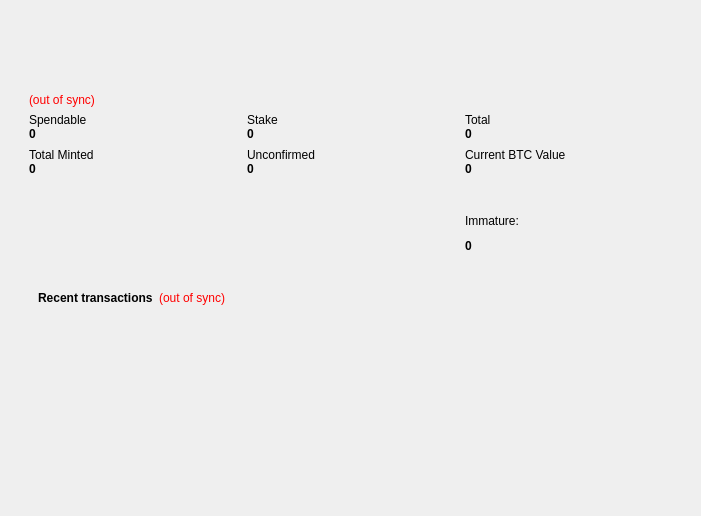
<?xml version="1.0" encoding="UTF-8"?>
<ui version="4.0">
 <class>OverviewPage</class>
 <widget class="QWidget" name="OverviewPage">
  <property name="geometry">
   <rect>
    <x>0</x>
    <y>0</y>
    <width>701</width>
    <height>516</height>
   </rect>
  </property>
  <property name="windowTitle">
   <string>Form</string>
  </property>
  <property name="styleSheet">
   <string notr="true">QWidget#OverviewPage{
background-color:qlineargradient(spread:pad, x1:0, y1:0, x2:.04, y2:0, stop:0 rgba(225, 225, 225, 255), stop:1 rgba(250, 250, 250, 250))
}</string>
  </property>
  <layout class="QVBoxLayout" name="verticalLayout_7" stretch="0">
   <property name="leftMargin">
    <number>0</number>
   </property>
   <property name="rightMargin">
    <number>9</number>
   </property>
   <item>
    <layout class="QHBoxLayout" name="horizontalLayout_3">
     <property name="spacing">
      <number>0</number>
     </property>
     <property name="bottomMargin">
      <number>0</number>
     </property>
     <item>
      <spacer name="horizontalSpacer_3">
       <property name="orientation">
        <enum>Qt::Horizontal</enum>
       </property>
       <property name="sizeType">
        <enum>QSizePolicy::Fixed</enum>
       </property>
       <property name="sizeHint" stdset="0">
        <size>
         <width>20</width>
         <height>0</height>
        </size>
       </property>
      </spacer>
     </item>
     <item>
      <layout class="QVBoxLayout" name="verticalLayout_2">
       <item>
        <widget class="QFrame" name="frame">
         <property name="styleSheet">
          <string notr="true"/>
         </property>
         <property name="frameShape">
          <enum>QFrame::NoFrame</enum>
         </property>
         <property name="frameShadow">
          <enum>QFrame::Plain</enum>
         </property>
         <layout class="QVBoxLayout" name="verticalLayout_4">
          <property name="spacing">
           <number>0</number>
          </property>
          <property name="leftMargin">
           <number>0</number>
          </property>
          <property name="topMargin">
           <number>0</number>
          </property>
          <property name="rightMargin">
           <number>0</number>
          </property>
          <property name="bottomMargin">
           <number>0</number>
          </property>
          <item>
           <widget class="QFrame" name="frame_4">
            <property name="frameShape">
             <enum>QFrame::NoFrame</enum>
            </property>
            <property name="frameShadow">
             <enum>QFrame::Plain</enum>
            </property>
            <layout class="QVBoxLayout" name="verticalLayout_6">
             <item>
              <layout class="QHBoxLayout" name="horizontalLayout">
               <property name="spacing">
                <number>0</number>
               </property>
               <property name="sizeConstraint">
                <enum>QLayout::SetDefaultConstraint</enum>
               </property>
               <property name="bottomMargin">
                <number>12</number>
               </property>
               <item>
                <spacer name="horizontalSpacer_2">
                 <property name="orientation">
                  <enum>Qt::Horizontal</enum>
                 </property>
                 <property name="sizeHint" stdset="0">
                  <size>
                   <width>40</width>
                   <height>20</height>
                  </size>
                 </property>
                </spacer>
               </item>
               <item>
                <widget class="QLabel" name="labMyWallet">
                 <property name="maximumSize">
                  <size>
                   <width>280</width>
                   <height>64</height>
                  </size>
                 </property>
                 <property name="font">
                  <font>
                   <pointsize>36</pointsize>
                  </font>
                 </property>
                 <property name="layoutDirection">
                  <enum>Qt::LeftToRight</enum>
                 </property>
                 <property name="autoFillBackground">
                  <bool>false</bool>
                 </property>
                 <property name="frameShape">
                  <enum>QFrame::NoFrame</enum>
                 </property>
                 <property name="frameShadow">
                  <enum>QFrame::Plain</enum>
                 </property>
                 <property name="midLineWidth">
                  <number>1</number>
                 </property>
                 <property name="text">
                  <string/>
                 </property>
                 <property name="pixmap">
                  <pixmap resource="../bitcoin.qrc">:/images/pinkcoin_full</pixmap>
                 </property>
                 <property name="scaledContents">
                  <bool>true</bool>
                 </property>
                 <property name="margin">
                  <number>3</number>
                 </property>
                </widget>
               </item>
              </layout>
             </item>
             <item>
              <widget class="QLabel" name="labelWalletStatus">
               <property name="minimumSize">
                <size>
                 <width>0</width>
                 <height>0</height>
                </size>
               </property>
               <property name="baseSize">
                <size>
                 <width>0</width>
                 <height>0</height>
                </size>
               </property>
               <property name="toolTip">
                <string>The displayed information may be out of date. Your wallet automatically synchronizes with the BitBay network after a connection is established, but this process has not completed yet.</string>
               </property>
               <property name="layoutDirection">
                <enum>Qt::LeftToRight</enum>
               </property>
               <property name="styleSheet">
                <string notr="true">QLabel { color: red; }</string>
               </property>
               <property name="text">
                <string notr="true">(out of sync)</string>
               </property>
               <property name="alignment">
                <set>Qt::AlignLeading|Qt::AlignLeft|Qt::AlignVCenter</set>
               </property>
               <property name="margin">
                <number>0</number>
               </property>
               <property name="indent">
                <number>-1</number>
               </property>
              </widget>
             </item>
             <item>
              <layout class="QGridLayout" name="gridLayout">
               <property name="spacing">
                <number>0</number>
               </property>
               <item row="6" column="2">
                <widget class="QLabel" name="labelBtcValueText">
                 <property name="text">
                  <string>Current BTC Value</string>
                 </property>
                </widget>
               </item>
               <item row="11" column="0">
                <spacer name="verticalSpacer_7">
                 <property name="orientation">
                  <enum>Qt::Vertical</enum>
                 </property>
                 <property name="sizeHint" stdset="0">
                  <size>
                   <width>20</width>
                   <height>10</height>
                  </size>
                 </property>
                </spacer>
               </item>
               <item row="5" column="0">
                <spacer name="verticalSpacer_5">
                 <property name="orientation">
                  <enum>Qt::Vertical</enum>
                 </property>
                 <property name="sizeHint" stdset="0">
                  <size>
                   <width>20</width>
                   <height>10</height>
                  </size>
                 </property>
                </spacer>
               </item>
               <item row="15" column="0">
                <spacer name="verticalSpacer_8">
                 <property name="orientation">
                  <enum>Qt::Vertical</enum>
                 </property>
                 <property name="sizeHint" stdset="0">
                  <size>
                   <width>20</width>
                   <height>10</height>
                  </size>
                 </property>
                </spacer>
               </item>
               <item row="0" column="0">
                <widget class="QLabel" name="label">
                 <property name="text">
                  <string>Spendable</string>
                 </property>
                </widget>
               </item>
               <item row="6" column="0">
                <widget class="QLabel" name="labelTotalMintedText">
                 <property name="text">
                  <string>Total Minted</string>
                 </property>
                </widget>
               </item>
               <item row="0" column="1">
                <widget class="QLabel" name="label_6">
                 <property name="palette">
                  <palette>
                   <active>
                    <colorrole role="WindowText">
                     <brush brushstyle="SolidPattern">
                      <color alpha="255">
                       <red>0</red>
                       <green>0</green>
                       <blue>0</blue>
                      </color>
                     </brush>
                    </colorrole>
                   </active>
                   <inactive>
                    <colorrole role="WindowText">
                     <brush brushstyle="SolidPattern">
                      <color alpha="255">
                       <red>0</red>
                       <green>0</green>
                       <blue>0</blue>
                      </color>
                     </brush>
                    </colorrole>
                   </inactive>
                   <disabled>
                    <colorrole role="WindowText">
                     <brush brushstyle="SolidPattern">
                      <color alpha="255">
                       <red>120</red>
                       <green>120</green>
                       <blue>120</blue>
                      </color>
                     </brush>
                    </colorrole>
                   </disabled>
                  </palette>
                 </property>
                 <property name="text">
                  <string>Stake</string>
                 </property>
                </widget>
               </item>
               <item row="21" column="0">
                <spacer name="verticalSpacer_10">
                 <property name="orientation">
                  <enum>Qt::Vertical</enum>
                 </property>
                 <property name="sizeHint" stdset="0">
                  <size>
                   <width>20</width>
                   <height>10</height>
                  </size>
                 </property>
                </spacer>
               </item>
               <item row="0" column="2">
                <widget class="QLabel" name="labelTotalText">
                 <property name="palette">
                  <palette>
                   <active>
                    <colorrole role="WindowText">
                     <brush brushstyle="SolidPattern">
                      <color alpha="255">
                       <red>0</red>
                       <green>0</green>
                       <blue>0</blue>
                      </color>
                     </brush>
                    </colorrole>
                   </active>
                   <inactive>
                    <colorrole role="WindowText">
                     <brush brushstyle="SolidPattern">
                      <color alpha="255">
                       <red>0</red>
                       <green>0</green>
                       <blue>0</blue>
                      </color>
                     </brush>
                    </colorrole>
                   </inactive>
                   <disabled>
                    <colorrole role="WindowText">
                     <brush brushstyle="SolidPattern">
                      <color alpha="255">
                       <red>120</red>
                       <green>120</green>
                       <blue>120</blue>
                      </color>
                     </brush>
                    </colorrole>
                   </disabled>
                  </palette>
                 </property>
                 <property name="text">
                  <string>Total</string>
                 </property>
                </widget>
               </item>
               <item row="18" column="0">
                <spacer name="verticalSpacer_9">
                 <property name="orientation">
                  <enum>Qt::Vertical</enum>
                 </property>
                 <property name="sizeHint" stdset="0">
                  <size>
                   <width>20</width>
                   <height>10</height>
                  </size>
                 </property>
                </spacer>
               </item>
               <item row="4" column="0">
                <widget class="QLabel" name="labelBalance">
                 <property name="font">
                  <font>
                   <weight>75</weight>
                   <bold>true</bold>
                  </font>
                 </property>
                 <property name="cursor">
                  <cursorShape>IBeamCursor</cursorShape>
                 </property>
                 <property name="toolTip">
                  <string>Your current spendable balance</string>
                 </property>
                 <property name="styleSheet">
                  <string notr="true">top: -5px;</string>
                 </property>
                 <property name="text">
                  <string notr="true">0</string>
                 </property>
                 <property name="textInteractionFlags">
                  <set>Qt::LinksAccessibleByMouse|Qt::TextSelectableByKeyboard|Qt::TextSelectableByMouse</set>
                 </property>
                </widget>
               </item>
               <item row="25" column="0">
                <spacer name="verticalSpacer_4">
                 <property name="orientation">
                  <enum>Qt::Vertical</enum>
                 </property>
                 <property name="sizeHint" stdset="0">
                  <size>
                   <width>20</width>
                   <height>40</height>
                  </size>
                 </property>
                </spacer>
               </item>
               <item row="7" column="2">
                <widget class="QLabel" name="labelBtcValue">
                 <property name="font">
                  <font>
                   <weight>75</weight>
                   <bold>true</bold>
                  </font>
                 </property>
                 <property name="text">
                  <string>0</string>
                 </property>
                </widget>
               </item>
               <item row="7" column="0">
                <widget class="QLabel" name="labelTotalMinted">
                 <property name="font">
                  <font>
                   <weight>75</weight>
                   <bold>true</bold>
                  </font>
                 </property>
                 <property name="text">
                  <string>0</string>
                 </property>
                </widget>
               </item>
               <item row="26" column="2">
                <widget class="QLabel" name="labelImmature">
                 <property name="font">
                  <font>
                   <weight>75</weight>
                   <bold>true</bold>
                  </font>
                 </property>
                 <property name="text">
                  <string>0</string>
                 </property>
                </widget>
               </item>
               <item row="25" column="2">
                <widget class="QLabel" name="labelImmatureText">
                 <property name="palette">
                  <palette>
                   <active>
                    <colorrole role="WindowText">
                     <brush brushstyle="SolidPattern">
                      <color alpha="255">
                       <red>0</red>
                       <green>0</green>
                       <blue>0</blue>
                      </color>
                     </brush>
                    </colorrole>
                    <colorrole role="Text">
                     <brush brushstyle="SolidPattern">
                      <color alpha="255">
                       <red>0</red>
                       <green>0</green>
                       <blue>0</blue>
                      </color>
                     </brush>
                    </colorrole>
                   </active>
                   <inactive>
                    <colorrole role="WindowText">
                     <brush brushstyle="SolidPattern">
                      <color alpha="255">
                       <red>0</red>
                       <green>0</green>
                       <blue>0</blue>
                      </color>
                     </brush>
                    </colorrole>
                    <colorrole role="Text">
                     <brush brushstyle="SolidPattern">
                      <color alpha="255">
                       <red>0</red>
                       <green>0</green>
                       <blue>0</blue>
                      </color>
                     </brush>
                    </colorrole>
                   </inactive>
                   <disabled>
                    <colorrole role="WindowText">
                     <brush brushstyle="SolidPattern">
                      <color alpha="255">
                       <red>120</red>
                       <green>120</green>
                       <blue>120</blue>
                      </color>
                     </brush>
                    </colorrole>
                    <colorrole role="Text">
                     <brush brushstyle="SolidPattern">
                      <color alpha="255">
                       <red>120</red>
                       <green>120</green>
                       <blue>120</blue>
                      </color>
                     </brush>
                    </colorrole>
                   </disabled>
                  </palette>
                 </property>
                 <property name="text">
                  <string>Immature:</string>
                 </property>
                </widget>
               </item>
               <item row="4" column="1">
                <widget class="QLabel" name="labelStake">
                 <property name="palette">
                  <palette>
                   <active>
                    <colorrole role="WindowText">
                     <brush brushstyle="SolidPattern">
                      <color alpha="255">
                       <red>0</red>
                       <green>0</green>
                       <blue>0</blue>
                      </color>
                     </brush>
                    </colorrole>
                   </active>
                   <inactive>
                    <colorrole role="WindowText">
                     <brush brushstyle="SolidPattern">
                      <color alpha="255">
                       <red>0</red>
                       <green>0</green>
                       <blue>0</blue>
                      </color>
                     </brush>
                    </colorrole>
                   </inactive>
                   <disabled>
                    <colorrole role="WindowText">
                     <brush brushstyle="SolidPattern">
                      <color alpha="255">
                       <red>120</red>
                       <green>120</green>
                       <blue>120</blue>
                      </color>
                     </brush>
                    </colorrole>
                   </disabled>
                  </palette>
                 </property>
                 <property name="font">
                  <font>
                   <weight>75</weight>
                   <bold>true</bold>
                  </font>
                 </property>
                 <property name="cursor">
                  <cursorShape>IBeamCursor</cursorShape>
                 </property>
                 <property name="toolTip">
                  <string>Total of coins that was staked, and do not yet count toward the current balance</string>
                 </property>
                 <property name="text">
                  <string notr="true">0</string>
                 </property>
                 <property name="textInteractionFlags">
                  <set>Qt::LinksAccessibleByMouse|Qt::TextSelectableByKeyboard|Qt::TextSelectableByMouse</set>
                 </property>
                </widget>
               </item>
               <item row="4" column="2">
                <widget class="QLabel" name="labelTotal">
                 <property name="palette">
                  <palette>
                   <active>
                    <colorrole role="WindowText">
                     <brush brushstyle="SolidPattern">
                      <color alpha="255">
                       <red>0</red>
                       <green>0</green>
                       <blue>0</blue>
                      </color>
                     </brush>
                    </colorrole>
                   </active>
                   <inactive>
                    <colorrole role="WindowText">
                     <brush brushstyle="SolidPattern">
                      <color alpha="255">
                       <red>0</red>
                       <green>0</green>
                       <blue>0</blue>
                      </color>
                     </brush>
                    </colorrole>
                   </inactive>
                   <disabled>
                    <colorrole role="WindowText">
                     <brush brushstyle="SolidPattern">
                      <color alpha="255">
                       <red>120</red>
                       <green>120</green>
                       <blue>120</blue>
                      </color>
                     </brush>
                    </colorrole>
                   </disabled>
                  </palette>
                 </property>
                 <property name="font">
                  <font>
                   <weight>75</weight>
                   <bold>true</bold>
                  </font>
                 </property>
                 <property name="cursor">
                  <cursorShape>IBeamCursor</cursorShape>
                 </property>
                 <property name="toolTip">
                  <string>Your current total balance</string>
                 </property>
                 <property name="text">
                  <string notr="true">0</string>
                 </property>
                 <property name="textInteractionFlags">
                  <set>Qt::LinksAccessibleByMouse|Qt::TextSelectableByKeyboard|Qt::TextSelectableByMouse</set>
                 </property>
                </widget>
               </item>
               <item row="6" column="1">
                <widget class="QLabel" name="label_3">
                 <property name="palette">
                  <palette>
                   <active>
                    <colorrole role="WindowText">
                     <brush brushstyle="SolidPattern">
                      <color alpha="255">
                       <red>0</red>
                       <green>0</green>
                       <blue>0</blue>
                      </color>
                     </brush>
                    </colorrole>
                   </active>
                   <inactive>
                    <colorrole role="WindowText">
                     <brush brushstyle="SolidPattern">
                      <color alpha="255">
                       <red>0</red>
                       <green>0</green>
                       <blue>0</blue>
                      </color>
                     </brush>
                    </colorrole>
                   </inactive>
                   <disabled>
                    <colorrole role="WindowText">
                     <brush brushstyle="SolidPattern">
                      <color alpha="255">
                       <red>120</red>
                       <green>120</green>
                       <blue>120</blue>
                      </color>
                     </brush>
                    </colorrole>
                   </disabled>
                  </palette>
                 </property>
                 <property name="text">
                  <string>&lt;html&gt;&lt;head/&gt;&lt;body&gt;&lt;p&gt;Unconfirmed&lt;/p&gt;&lt;/body&gt;&lt;/html&gt;</string>
                 </property>
                </widget>
               </item>
               <item row="7" column="1">
                <widget class="QLabel" name="labelUnconfirmed">
                 <property name="palette">
                  <palette>
                   <active>
                    <colorrole role="WindowText">
                     <brush brushstyle="SolidPattern">
                      <color alpha="255">
                       <red>0</red>
                       <green>0</green>
                       <blue>0</blue>
                      </color>
                     </brush>
                    </colorrole>
                   </active>
                   <inactive>
                    <colorrole role="WindowText">
                     <brush brushstyle="SolidPattern">
                      <color alpha="255">
                       <red>0</red>
                       <green>0</green>
                       <blue>0</blue>
                      </color>
                     </brush>
                    </colorrole>
                   </inactive>
                   <disabled>
                    <colorrole role="WindowText">
                     <brush brushstyle="SolidPattern">
                      <color alpha="255">
                       <red>120</red>
                       <green>120</green>
                       <blue>120</blue>
                      </color>
                     </brush>
                    </colorrole>
                   </disabled>
                  </palette>
                 </property>
                 <property name="font">
                  <font>
                   <weight>75</weight>
                   <bold>true</bold>
                  </font>
                 </property>
                 <property name="cursor">
                  <cursorShape>IBeamCursor</cursorShape>
                 </property>
                 <property name="toolTip">
                  <string>Total of transactions that have yet to be confirmed, and do not yet count toward the current balance</string>
                 </property>
                 <property name="layoutDirection">
                  <enum>Qt::LeftToRight</enum>
                 </property>
                 <property name="text">
                  <string notr="true">0</string>
                 </property>
                 <property name="alignment">
                  <set>Qt::AlignLeading|Qt::AlignLeft|Qt::AlignVCenter</set>
                 </property>
                 <property name="textInteractionFlags">
                  <set>Qt::LinksAccessibleByMouse|Qt::TextSelectableByKeyboard|Qt::TextSelectableByMouse</set>
                 </property>
                </widget>
               </item>
              </layout>
             </item>
             <item>
              <widget class="QLabel" name="labelInfoPlatform">
               <property name="text">
                <string/>
               </property>
              </widget>
             </item>
             <item>
              <layout class="QVBoxLayout" name="verticalLayout_3">
               <item>
                <widget class="QFrame" name="frame_2">
                 <property name="minimumSize">
                  <size>
                   <width>350</width>
                   <height>0</height>
                  </size>
                 </property>
                 <property name="styleSheet">
                  <string notr="true"/>
                 </property>
                 <property name="frameShape">
                  <enum>QFrame::NoFrame</enum>
                 </property>
                 <property name="frameShadow">
                  <enum>QFrame::Plain</enum>
                 </property>
                 <layout class="QVBoxLayout" name="verticalLayout">
                  <property name="spacing">
                   <number>0</number>
                  </property>
                  <property name="leftMargin">
                   <number>0</number>
                  </property>
                  <property name="topMargin">
                   <number>0</number>
                  </property>
                  <property name="rightMargin">
                   <number>0</number>
                  </property>
                  <property name="bottomMargin">
                   <number>0</number>
                  </property>
                  <item>
                   <widget class="QFrame" name="frame_3">
                    <property name="minimumSize">
                     <size>
                      <width>0</width>
                      <height>10</height>
                     </size>
                    </property>
                    <property name="frameShape">
                     <enum>QFrame::NoFrame</enum>
                    </property>
                    <property name="frameShadow">
                     <enum>QFrame::Plain</enum>
                    </property>
                    <layout class="QVBoxLayout" name="verticalLayout_5">
                     <property name="leftMargin">
                      <number>9</number>
                     </property>
                     <item>
                      <layout class="QHBoxLayout" name="horizontalLayout_2">
                       <item>
                        <widget class="QLabel" name="label_4">
                         <property name="text">
                          <string>&lt;b&gt;Recent transactions&lt;/b&gt;</string>
                         </property>
                        </widget>
                       </item>
                       <item>
                        <widget class="QLabel" name="labelTransactionsStatus">
                         <property name="toolTip">
                          <string>The displayed information may be out of date. Your wallet automatically synchronizes with the Pinkcoin network after a connection is established, but this process has not completed yet.</string>
                         </property>
                         <property name="styleSheet">
                          <string notr="true">QLabel { color: red; }</string>
                         </property>
                         <property name="text">
                          <string notr="true">(out of sync)</string>
                         </property>
                         <property name="alignment">
                          <set>Qt::AlignRight|Qt::AlignTrailing|Qt::AlignVCenter</set>
                         </property>
                        </widget>
                       </item>
                       <item>
                        <spacer name="horizontalSpacer">
                         <property name="orientation">
                          <enum>Qt::Horizontal</enum>
                         </property>
                         <property name="sizeHint" stdset="0">
                          <size>
                           <width>40</width>
                           <height>20</height>
                          </size>
                         </property>
                        </spacer>
                       </item>
                      </layout>
                     </item>
                     <item>
                      <widget class="QListView" name="listTransactions">
                       <property name="styleSheet">
                        <string notr="true">QListView { background: transparent; }</string>
                       </property>
                       <property name="frameShape">
                        <enum>QFrame::NoFrame</enum>
                       </property>
                       <property name="verticalScrollBarPolicy">
                        <enum>Qt::ScrollBarAlwaysOff</enum>
                       </property>
                       <property name="horizontalScrollBarPolicy">
                        <enum>Qt::ScrollBarAlwaysOff</enum>
                       </property>
                       <property name="selectionMode">
                        <enum>QAbstractItemView::NoSelection</enum>
                       </property>
                      </widget>
                     </item>
                    </layout>
                   </widget>
                  </item>
                 </layout>
                </widget>
               </item>
              </layout>
             </item>
            </layout>
           </widget>
          </item>
         </layout>
        </widget>
       </item>
      </layout>
     </item>
    </layout>
   </item>
  </layout>
 </widget>
 <resources>
  <include location="../bitcoin.qrc"/>
 </resources>
 <connections/>
</ui>
